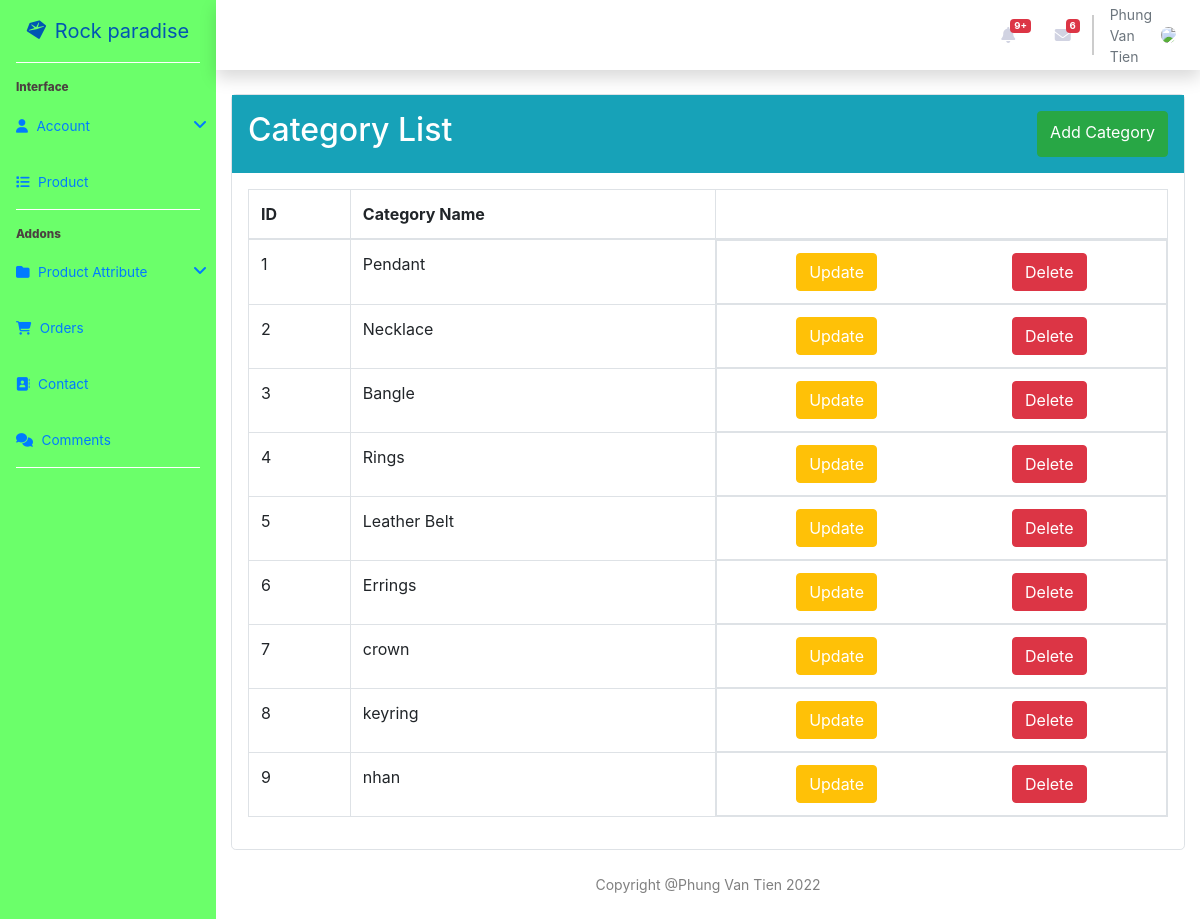
The page /SourceCode/Jewellery/admin/categoryPage.php (signed in) on the database its author committed.
### tables this page shows
CREATE TABLE `account` (
  `id` int(11) NOT NULL,
  `role` varchar(30) NOT NULL,
  `fullname` varchar(50) NOT NULL,
  `email` varchar(100) NOT NULL,
  `password` varchar(50) NOT NULL,
  `phone` varchar(11) NOT NULL,
  `address` varchar(200) NOT NULL,
  `created_at` timestamp NOT NULL DEFAULT CURRENT_TIMESTAMP,
  `code` int(11) NOT NULL DEFAULT '0',
  `status` varchar(20) NOT NULL DEFAULT 'verified'
);

CREATE TABLE `category` (
  `id` int(11) NOT NULL,
  `category_name` varchar(50) NOT NULL
);

### SourceCode/Jewellery/admin/categoryPage.php (the view, shortened to what this page needs)
<?php
include "connect.php";
$sql = "SELECT * FROM category ";
$result = $conn->query($sql);
$arr_category = [];
if ($result->num_rows > 0) {
    $arr_category = $result->fetch_all(MYSQLI_ASSOC);
} else {
    echo 'Error: ' . $conn->error;
}
?>
<!DOCTYPE html>
<html lang="en">
<head>
    <link rel="stylesheet" href="../public/css/admin.css?v=2">
    <link rel="stylesheet" href="https://cdnjs.cloudflare.com/ajax/libs/font-awesome/6.1.2/css/all.min.css" />
    <link rel="stylesheet" href="https://cdn.jsdelivr.net/npm/bootstrap@4.6.1/dist/css/bootstrap.min.css">
</head>
<body>
<section class="flex-wrap d-flex ">
    <?php include "navbar.php" ?>
    <section>
        <div class="container-fluid">
            <div class="list_acc row">
                <div class="col-md-12" style="min-height: 40rem;">
                    <div class="list_category border rounded-lg">
                        <div class="create-category bg-info p-3 w-100 d-flex justify-content-between">
                            <h2 class="text-white">Category List</h2>
                            <a href="#" class="btn btn-success btn-addCategory py-2 text-white">Add Category</a>
                        </div>
                        <div class="table_category p-3">
                            <table class="table table-bordered">
                                <thead>
                                    <tr>
                                        <th>ID</th>
                                        <th>Category Name</th>
                                        <th></th>
                                    </tr>
                                </thead>
                                <tbody>
                                    <?php
                                    if (is_array($arr_category)) {
                                        foreach ($arr_category as $index => $value) {
                                    ?>
                                            <tr>
                                                <td><?php echo ++$index; ?></td>
                                                <td><?php echo $value['category_name']; ?></td>
                                                <td class="d-flex justify-content-around">
                                                    <a data-id="<?php echo $value['id']; ?>" href="#" class="btn btn-warning btn-updateCategory text-white">Update</a>
                                                    <button name_category="<?php echo $value['category_name'] ?>" id_category="<?php echo $value['id']; ?>" class="btn btn-danger btn-delete">Delete</button>
                                                </td>
                                            </tr>
                                    <?php
                                        }
                                    }
                                    ?>
                                </tbody>
                            </table>
                        </div>
                    </div>
                </div>
            </div>
        </div>
    </section>
    <footer class="bg-white">
        <div class="container my-auto py-4">
            <div class="text-center my-auto text-black-50 small">
                <span>Copyright @Phung Van Tien 2022</span>
            </div>
        </div>
    </footer>
</section>
</body>
</html>

### SourceCode/Jewellery/admin/navbar.php (shortened to what this page needs)
<?php
include "connect.php";
$sql = "SELECT * FROM account WHERE role = 'admin' ";
$result = $conn->query($sql);
$admin = [];
if ($result->num_rows > 0) {
    $admin = $result->fetch_all(MYSQLI_ASSOC);
} else {
    echo "Error: " . $conn->error;
}
?>
<ul class="sidebar mb-0 list-unstyled" id="accordionSidebar">
    <a class="sidebar-brand d-flex align-item-center justify-content-center p-3" style="text-decoration: none;" href="admin.php">
        <div class="sidebar-brand-icon rotate-n-15">
            <i class="fa-solid fa-gem"></i>
        </div>
        <div class="sidebar-brand-text ml-2">Rock paradise</div>
    </a>
    <hr class="sidebar-divider">
    <div class="sidebar-heading">Interface</div>
    <li class="nav-item collapsed">
        <a class="nav-link" href="#" data-toggle="collapse" data-target="#collapseTwo">
            <i class="fa-solid fa-user"></i>
            <span>Account</span>
        </a>
    </li>
    <li class="nav-item">
        <a class="nav-link" href="listProduct.php">
            <i class="fa-solid fa-list"></i>
            <span>Product</span>
        </a>
    </li>
    <hr class="sidebar-divider">
    <div class="sidebar-heading">Addons</div>
    <li class="nav-item collapsed">
        <a class="nav-link" href="#" data-toggle="collapse" data-target="#collapseFour">
            <i class="fa-solid fa-folder"></i>
            <span>Product Attribute</span>
        </a>
    </li>
    <li class="nav-item">
        <a href="order.php" class="nav-link">
            <i class="fa-solid fa-cart-shopping"></i>
            <span>Orders</span>
        </a>
    </li>
    <li class="nav-item">
        <a href="contact.php" class="nav-link">
            <i class="fa-solid fa-address-book"></i>
            <span>Contact</span>
        </a>
    </li>
    <li class="nav-item">
        <a href="comments.php" class="nav-link">
            <i class="fa-solid fa-comments"></i>
            <span>Comments</span>
        </a>
    </li>
    <hr class="sidebar-divider d-none d-md-block">
</ul>
<div id="content-wrapper">
    <div id="content">
        <nav class="navbar navbar-expand-sm navbar-light bg-white topbar mb-4 static-top shadow">
            <ul class="navbar-nav info-user">
                <li class="nav-item  mx-1">
                    <a class="nav-link " href="#">
                        <i class="fas fa-bell"></i>
                        <span class="badge badge-danger">9+</span>
                    </a>
                </li>
                <li class="nav-item  mx-1">
                    <a class="nav-link " href="#">
                        <i class="fas fa-envelope"></i>
                        <span class="badge badge-danger">6</span>
                    </a>
                </li>
                <div class="" id="topbar-divider"></div>
                <li class="nav-item dropdown">
                    <a class="nav-link" href="#" id="userDropdown" role="button" data-toggle="dropdown">
                        <?php
                        if (is_array($admin)) {
                            foreach ($admin as $key => $value) {
                        ?>
                                <span class="ml-2 d-none d-lg-inline small text-secondary"><?php if (!empty($value['fullname'])) echo $value['fullname'] ?></span>
                        <?php
                            }
                        }
                        ?>
                        <img style="width: 20%;" class="ml-2 img-profile rounded-circle" src="../public/images/dashboardAdmin/avatar.jpg">
                    </a>
                </li>
            </ul>
        </nav>

### SourceCode/Jewellery/public/css/admin.css (style rules this page uses)
html { font-family: sans-serif; line-height: 1.15; -webkit-text-size-adjust: 100%; -webkit-tap-highlight-color: transparent }
body { margin: 0; font-family: Nunito, -apple-system, BlinkMacSystemFont, "Segoe UI", Roboto, "Helvetica Neue", Arial, sans-serif, "Apple Color Emoji", "Segoe UI Emoji", "Segoe UI Symbol", "Noto Color Emoji"; font-size: 1rem; font-weight: 400; line-height: 1.5; color: #858796; text-align: left; background-color: #fff }
#accordionSidebar { background-color: #6bff6a; min-height: 100vh; width: 16%; }
#content-wrapper { width: 84%; }
hr { box-sizing: content-box; height: 0; overflow: visible; }
.rotate-n-15 { transform: rotate(-15deg) }
h1, h2, h3, h4, h5, h6 { margin-top: 0; margin-bottom: .5rem; }
.sidebar-brand { font-size: 1.25rem; }
.sidebar hr.sidebar-divider { border-top: 1px solid #fff; }
.sidebar hr.sidebar-divider { margin: 0 1rem 1rem; }
.sidebar .nav-item { position: relative; }
.sidebar .nav-item .nav-link { text-align: center; padding: .75rem 1rem; width: 6.5rem }
.sidebar .nav-item .nav-link span { font-size: .65rem; display: block }
.sidebar .sidebar-heading { padding-left: 1rem; font-weight: 800; font-size: .73rem; color: #4b4040; }
.sidebar .nav-item .nav-link { display: block; width: 100%; text-align: left; padding: 1rem; width: 14rem; }
.sidebar .nav-item .nav-link i { font-size: .85rem; margin-right: .25rem; }
.sidebar .nav-item .nav-link span { font-size: .85rem; display: inline; }
.sidebar .nav-item .nav-link[data-toggle=collapse]::after { width: 1rem; text-align: center; float: right; vertical-align: 0; border: 0; font-weight: 900; content: '\f107'; font-family: 'Font Awesome 5 Free'; }
.topbar { height: 4.375rem }
.topbar .nav-item .nav-link { height: 4.375rem; display: flex; align-items: center; padding: 0 .75rem }
.topbar.navbar-light .navbar-nav .nav-item .nav-link { color: #d1d3e2 }
#topbar-divider { background-color: #ccc; border: .5px solid #ccc; height: 2.5rem; margin: auto; }
.nav-link .badge-danger { margin-bottom: 18px; margin-left: -5px; font-size: 60% !important; }
.nav-item>#userDropdown { max-width: 26rem; }
.navbar>.info-user { padding-left: 23rem; }
@media only screen and (min-width: 64em) and (max-width: 80em) { #accordionSidebar { width: 18%; } }
@media only screen and (min-width: 64em) and (max-width: 80em) { #content-wrapper { width: 82%; } }
@media only screen and (min-width: 64em) and (max-width: 80em) { .nav-item > #userDropdown { max-width: 34rem; } }

### rows shown on the page
account: fullname "Phung Van Tien"
category: category_name "Pendant"
category: category_name "Necklace"
category: category_name "Bangle"
category: category_name "Rings"
category: category_name "Leather Belt"
category: category_name "Errings"
category: category_name "crown"
category: category_name "keyring"
category: category_name "nhan"
